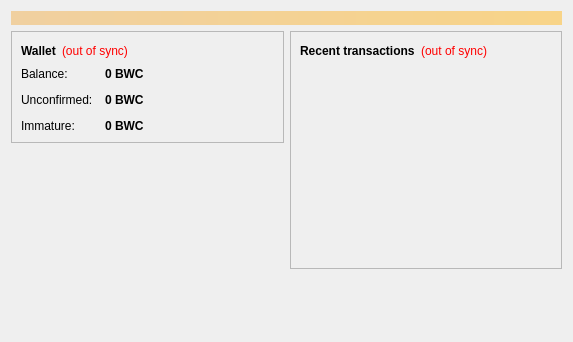
<?xml version="1.0" encoding="UTF-8"?>
<ui version="4.0">
 <class>OverviewPage</class>
 <widget class="QWidget" name="OverviewPage">
  <property name="geometry">
   <rect>
    <x>0</x>
    <y>0</y>
    <width>573</width>
    <height>342</height>
   </rect>
  </property>
  <property name="windowTitle">
   <string>Form</string>
  </property>
  <layout class="QVBoxLayout" name="topLayout">
   <item>
    <widget class="QLabel" name="labelAlerts">
     <property name="visible">
      <bool>false</bool>
     </property>
     <property name="styleSheet">
      <string notr="true">background-color: qlineargradient(x1: 0, y1: 0, x2: 1, y2: 0, stop:0 #F0D0A0, stop:1 #F8D488); color:#000000;</string>
     </property>
     <property name="wordWrap">
      <bool>true</bool>
     </property>
     <property name="margin">
      <number>3</number>
     </property>
    </widget>
   </item>
   <item>
    <layout class="QHBoxLayout" name="horizontalLayout" stretch="1,1">
     <item>
      <layout class="QVBoxLayout" name="verticalLayout_2">
       <item>
        <widget class="QFrame" name="frame">
         <property name="frameShape">
          <enum>QFrame::StyledPanel</enum>
         </property>
         <property name="frameShadow">
          <enum>QFrame::Raised</enum>
         </property>
         <layout class="QVBoxLayout" name="verticalLayout_4">
          <item>
           <layout class="QHBoxLayout" name="horizontalLayout_4">
            <item>
             <widget class="QLabel" name="label_5">
              <property name="font">
               <font>
                <weight>75</weight>
                <bold>true</bold>
               </font>
              </property>
              <property name="text">
               <string>Wallet</string>
              </property>
             </widget>
            </item>
            <item>
             <widget class="QLabel" name="labelWalletStatus">
              <property name="toolTip">
               <string>The displayed information may be out of date. Your wallet automatically synchronizes with the Blockwallstreetcoin network after a connection is established, but this process has not completed yet.</string>
              </property>
              <property name="styleSheet">
               <string notr="true">QLabel { color: red; }</string>
              </property>
              <property name="text">
               <string notr="true">(out of sync)</string>
              </property>
              <property name="alignment">
               <set>Qt::AlignLeading|Qt::AlignLeft|Qt::AlignVCenter</set>
              </property>
             </widget>
            </item>
            <item>
             <spacer name="horizontalSpacer_2">
              <property name="orientation">
               <enum>Qt::Horizontal</enum>
              </property>
              <property name="sizeHint" stdset="0">
               <size>
                <width>40</width>
                <height>20</height>
               </size>
              </property>
             </spacer>
            </item>
           </layout>
          </item>
          <item>
           <layout class="QFormLayout" name="formLayout_2">
            <property name="fieldGrowthPolicy">
             <enum>QFormLayout::AllNonFixedFieldsGrow</enum>
            </property>
            <property name="horizontalSpacing">
             <number>12</number>
            </property>
            <property name="verticalSpacing">
             <number>12</number>
            </property>
            <item row="0" column="0">
             <widget class="QLabel" name="label">
              <property name="text">
               <string>Balance:</string>
              </property>
             </widget>
            </item>
            <item row="0" column="1">
             <widget class="QLabel" name="labelBalance">
              <property name="font">
               <font>
                <weight>75</weight>
                <bold>true</bold>
               </font>
              </property>
              <property name="cursor">
               <cursorShape>IBeamCursor</cursorShape>
              </property>
              <property name="toolTip">
               <string>Your current balance</string>
              </property>
              <property name="text">
               <string notr="true">0 BWC</string>
              </property>
              <property name="textInteractionFlags">
               <set>Qt::LinksAccessibleByMouse|Qt::TextSelectableByKeyboard|Qt::TextSelectableByMouse</set>
              </property>
             </widget>
            </item>
            <item row="1" column="0">
             <widget class="QLabel" name="label_3">
              <property name="text">
               <string>Unconfirmed:</string>
              </property>
             </widget>
            </item>
            <item row="1" column="1">
             <widget class="QLabel" name="labelUnconfirmed">
              <property name="font">
               <font>
                <weight>75</weight>
                <bold>true</bold>
               </font>
              </property>
              <property name="cursor">
               <cursorShape>IBeamCursor</cursorShape>
              </property>
              <property name="toolTip">
               <string>Total of transactions that have yet to be confirmed, and do not yet count toward the current balance</string>
              </property>
              <property name="text">
               <string notr="true">0 BWC</string>
              </property>
              <property name="textInteractionFlags">
               <set>Qt::LinksAccessibleByMouse|Qt::TextSelectableByKeyboard|Qt::TextSelectableByMouse</set>
              </property>
             </widget>
            </item>
            <item row="2" column="0">
             <widget class="QLabel" name="labelImmatureText">
              <property name="text">
               <string>Immature:</string>
              </property>
             </widget>
            </item>
            <item row="2" column="1">
             <widget class="QLabel" name="labelImmature">
              <property name="font">
               <font>
                <weight>75</weight>
                <bold>true</bold>
               </font>
              </property>
              <property name="toolTip">
               <string>Mined balance that has not yet matured</string>
              </property>
              <property name="text">
               <string notr="true">0 BWC</string>
              </property>
              <property name="textInteractionFlags">
               <set>Qt::LinksAccessibleByMouse|Qt::TextSelectableByKeyboard|Qt::TextSelectableByMouse</set>
              </property>
             </widget>
            </item>
           </layout>
          </item>
         </layout>
        </widget>
       </item>
       <item>
        <spacer name="verticalSpacer">
         <property name="orientation">
          <enum>Qt::Vertical</enum>
         </property>
         <property name="sizeHint" stdset="0">
          <size>
           <width>20</width>
           <height>40</height>
          </size>
         </property>
        </spacer>
       </item>
      </layout>
     </item>
     <item>
      <layout class="QVBoxLayout" name="verticalLayout_3">
       <item>
        <widget class="QFrame" name="frame_2">
         <property name="frameShape">
          <enum>QFrame::StyledPanel</enum>
         </property>
         <property name="frameShadow">
          <enum>QFrame::Raised</enum>
         </property>
         <layout class="QVBoxLayout" name="verticalLayout">
          <item>
           <layout class="QHBoxLayout" name="horizontalLayout_2">
            <item>
             <widget class="QLabel" name="label_4">
              <property name="text">
               <string>&lt;b&gt;Recent transactions&lt;/b&gt;</string>
              </property>
             </widget>
            </item>
            <item>
             <widget class="QLabel" name="labelTransactionsStatus">
              <property name="toolTip">
               <string>The displayed information may be out of date. Your wallet automatically synchronizes with the Blockwallstreetcoin network after a connection is established, but this process has not completed yet.</string>
              </property>
              <property name="styleSheet">
               <string notr="true">QLabel { color: red; }</string>
              </property>
              <property name="text">
               <string notr="true">(out of sync)</string>
              </property>
              <property name="alignment">
               <set>Qt::AlignRight|Qt::AlignTrailing|Qt::AlignVCenter</set>
              </property>
             </widget>
            </item>
            <item>
             <spacer name="horizontalSpacer">
              <property name="orientation">
               <enum>Qt::Horizontal</enum>
              </property>
              <property name="sizeHint" stdset="0">
               <size>
                <width>40</width>
                <height>20</height>
               </size>
              </property>
             </spacer>
            </item>
           </layout>
          </item>
          <item>
           <widget class="QListView" name="listTransactions">
            <property name="styleSheet">
             <string notr="true">QListView { background: transparent; }</string>
            </property>
            <property name="frameShape">
             <enum>QFrame::NoFrame</enum>
            </property>
            <property name="verticalScrollBarPolicy">
             <enum>Qt::ScrollBarAlwaysOff</enum>
            </property>
            <property name="horizontalScrollBarPolicy">
             <enum>Qt::ScrollBarAlwaysOff</enum>
            </property>
            <property name="selectionMode">
             <enum>QAbstractItemView::NoSelection</enum>
            </property>
           </widget>
          </item>
         </layout>
        </widget>
       </item>
       <item>
        <spacer name="verticalSpacer_2">
         <property name="orientation">
          <enum>Qt::Vertical</enum>
         </property>
         <property name="sizeHint" stdset="0">
          <size>
           <width>20</width>
           <height>40</height>
          </size>
         </property>
        </spacer>
       </item>
      </layout>
     </item>
    </layout>
   </item>
  </layout>
 </widget>
 <resources/>
 <connections/>
</ui>
